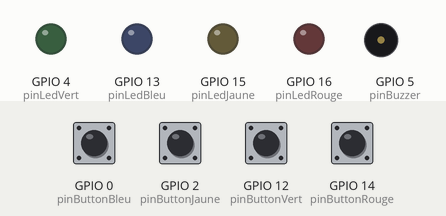
The sketch below on a simulated ESP8266 (NodeMCU). On the bench: output pins drawn as LEDs (lit = HIGH), buzzer (waves = sounding). Inputs (shaded band) come from the test bench; at power-on: GPIO 0 (pinButtonBleu), GPIO 2 (pinButtonJaune), GPIO 12 (pinButtonVert), GPIO 14 (pinButtonRouge) HIGH. WiFi joins after 1.5 s; servers stay silent unless stated; no MQTT or app messages arrive unless stated; what the sketch prints to the serial monitor is not drawn.

Above: at 2.7 s.
2.8 s: GPIO 0 (pinButtonBleu) pulled LOW for 0.15 s
At 3.6 s:
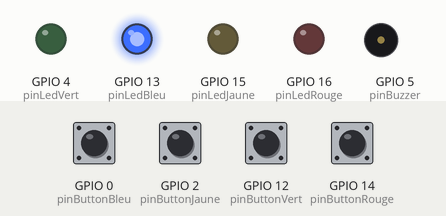
4.6 s: GPIO 2 (pinButtonJaune) pulled LOW for 1 s
At 5.4 s:
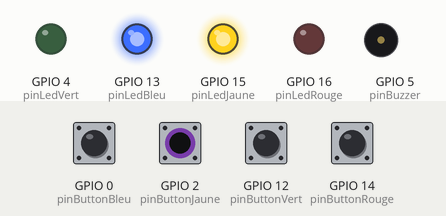
7.1 s: GPIO 12 (pinButtonVert) pulled LOW for 0.15 s
At 8.1 s:
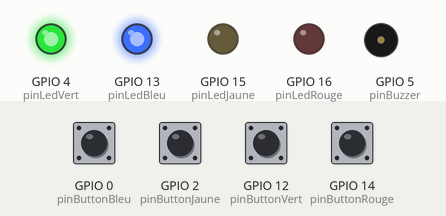
8.9 s: GPIO 14 (pinButtonRouge) pulled LOW for 0.15 s
At 10.4 s:
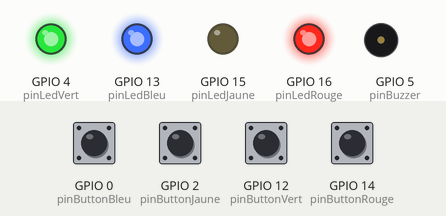
10.7 s: GPIO 2 (pinButtonJaune) pulled LOW for 0.15 s
At 12.0 s:
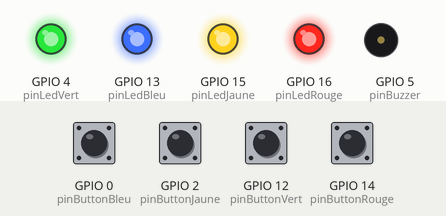
12.5 s: GPIO 0 (pinButtonBleu) pulled LOW for 1 s
At 14.5 s:
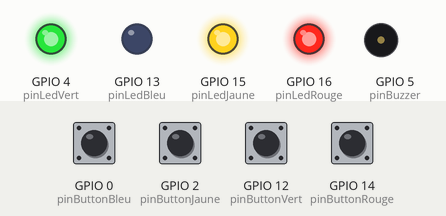
Timing chart, 0 to 16.0 s (numbered marks = the images above; inputs shaded):
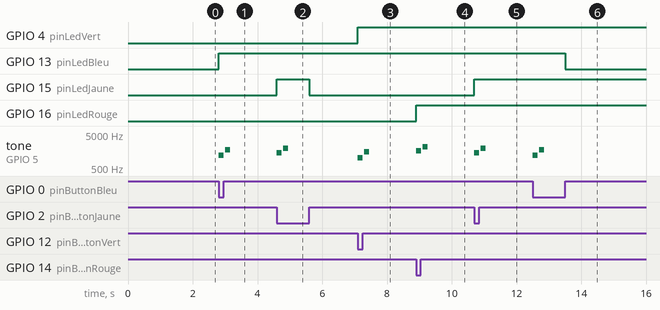

Measured:
- after the input at 2.8 s, GPIO 13 (pinLedBleu): LOW → HIGH at once; tone on GPIO 5 (pinBuzzer): silent → 1200 Hz at once, → silent 0.15 s later, → 1700 Hz 0.05 s later, → silent 0.15 s later
- after the input at 4.6 s, GPIO 15 (pinLedJaune): LOW → HIGH at once, → LOW 1.0 s later; tone on GPIO 5 (pinBuzzer): silent → 1400 Hz at once, → silent 0.15 s later, → 1900 Hz 0.05 s later, → silent 0.15 s later
- after the input at 7.1 s, GPIO 4 (pinLedVert): LOW → HIGH at once; tone on GPIO 5 (pinBuzzer): silent → 1000 Hz at once, → silent 0.15 s later, → 1500 Hz 0.05 s later, → silent 0.15 s later
- after the input at 8.9 s, GPIO 16 (pinLedRouge): LOW → HIGH at once; tone on GPIO 5 (pinBuzzer): silent → 1600 Hz at once, → silent 0.15 s later, → 2100 Hz 0.05 s later, → silent 0.15 s later
- after the input at 10.7 s, GPIO 15 (pinLedJaune): LOW → HIGH at once; tone on GPIO 5 (pinBuzzer): silent → 1400 Hz at once, → silent 0.15 s later, → 1900 Hz 0.05 s later, → silent 0.15 s later
- after the input at 12.5 s, GPIO 13 (pinLedBleu): HIGH → LOW after 1.0 s; tone on GPIO 5 (pinBuzzer): silent → 1200 Hz at once, → silent 0.15 s later, → 1700 Hz 0.05 s later, → silent 0.15 s later

The sketch:

simeonodemcu.ino
```cpp
#include <Button.h>
#include <ESP8266WiFi.h>
#include <PubSubClient.h>

// Déclaration des pins des boutons et LEDs
const int pinButtonVert = 12, pinButtonBleu = 0, pinButtonJaune = 2, pinButtonRouge = 14;
const int pinLedVert = 4, pinLedBleu = 13, pinLedJaune = 15, pinLedRouge = 16;
const int pinBuzzer = 5; // Buzzer

// Fréquences des notes pour chaque couleur
const int freqVert = 1000, freqBleu = 1200, freqJaune = 1400, freqRouge = 1600;

WiFiClient espClient;
PubSubClient client(espClient);

// Objets Button
Button buttonVert(pinButtonVert), buttonBleu(pinButtonBleu), buttonJaune(pinButtonJaune), buttonRouge(pinButtonRouge);

const char* ssid = "miguet_automation";
const char* password = "vincentbld196300";
const char* mqtt_server = "192.168.1.5";
const char* mqtt_user = "votre_utilisateur"; // Remplacez par votre utilisateur MQTT
const char* mqtt_password = "votre_mot_de_passe"; // Remplacez par votre mot de passe MQTT

unsigned long lastDebounceTimeVert = 0, lastDebounceTimeBleu = 0, lastDebounceTimeJaune = 0, lastDebounceTimeRouge = 0;
const unsigned long debounceDelay = 50;

void setup() {
  Serial.begin(115200);
  setup_wifi();
  client.setServer(mqtt_server, 1883);
  client.setCallback(mqttCallback);

  // Configuration des LEDs et des boutons
  pinMode(pinLedVert, OUTPUT);
  pinMode(pinLedBleu, OUTPUT);
  pinMode(pinLedJaune, OUTPUT);
  pinMode(pinLedRouge, OUTPUT);
  pinMode(pinBuzzer, OUTPUT);

  pinMode(pinButtonVert, INPUT_PULLUP);
  pinMode(pinButtonBleu, INPUT_PULLUP);
  pinMode(pinButtonJaune, INPUT_PULLUP);
  pinMode(pinButtonRouge, INPUT_PULLUP);

  noTone(pinBuzzer);  // Désactiver le buzzer au démarrage
}

void setup_wifi() {
  delay(10);
  Serial.println();
  Serial.print("Connexion à ");
  Serial.println(ssid);
  WiFi.begin(ssid, password);

  while (WiFi.status() != WL_CONNECTED) {
    delay(100);
    Serial.print(".");
  }

  Serial.println("WiFi connecté");
}

void reconnect() {
  while (!client.connected()) {
    Serial.print("Connexion au serveur MQTT...");
    if (client.connect("SimonGameClient", mqtt_user, mqtt_password)) {
      Serial.println("connecté");

      // Abonnement aux topics
      client.subscribe("home/simeo/led/#");
      client.subscribe("home/simeo/buzzer/command");

      Serial.println("Abonné aux topics MQTT");
    } else {
      Serial.print("échec, rc=");
      Serial.print(client.state());
      Serial.println(" nouvelle tentative dans 1 seconde");
      delay(1000);
    }
  }
}

void mqttCallback(char* topic, byte* payload, unsigned int length) {
  // Afficher le topic et le message reçu
  Serial.print("Message reçu sur le topic : ");
  Serial.println(topic);

  String topicStr = String(topic);
  String message;
  for (int i = 0; i < length; i++) {
    message += (char)payload[i];
  }

  // Afficher le message reçu
  Serial.print("Message reçu : ");
  Serial.println(message);

  // Contrôle des LEDs via MQTT
  if (topicStr.startsWith("home/simeo/led/")) {
    int startIndex = String("home/simeo/led/").length();
    String color = topicStr.substring(startIndex);
    String command = message;

    // Contrôler la LED par couleur
    if (command == "on") {
      Serial.println("Commande ON reçue pour la couleur : " + color);
      controlLedByColor(color, true);  // Allumer la LED
    } else if (command == "off") {
      Serial.println("Commande OFF reçue pour la couleur : " + color);
      controlLedByColor(color, false);  // Éteindre la LED
    }
  }

  // Contrôle du buzzer via MQTT
  if (topicStr == "home/simeo/buzzer/command") {
    controlBuzzer(message);  // Contrôle du buzzer
  }
}

void loop() {
  if (!client.connected()) {
    reconnect();
  }
  client.loop();

  // Lecture des boutons et gestion des LEDs associées
  unsigned long currentMillis = millis();

  handleButton(buttonVert, pinLedVert, "Vert", currentMillis, lastDebounceTimeVert, freqVert);
  handleButton(buttonBleu, pinLedBleu, "Bleu", currentMillis, lastDebounceTimeBleu, freqBleu);
  handleButton(buttonJaune, pinLedJaune, "Jaune", currentMillis, lastDebounceTimeJaune, freqJaune);
  handleButton(buttonRouge, pinLedRouge, "Rouge", currentMillis, lastDebounceTimeRouge, freqRouge);
}

// Fonction de gestion des boutons et LEDs
void handleButton(Button &button, int pinLed, const char *buttonName, unsigned long currentMillis, unsigned long &lastDebounceTime, int frequency) {
  if (button.pressed() && (currentMillis - lastDebounceTime > debounceDelay)) {
    lastDebounceTime = currentMillis;
    digitalWrite(pinLed, HIGH);

    // Publier l'état du bouton via MQTT
    String topic = "home/simeo/button/" + String(buttonName) + "/state";
    String payload = "{\"state\": \"on\", \"button\": \"" + String(buttonName) + "\", \"timestamp\": " + String(currentMillis) + "}";
    client.publish(topic.c_str(), payload.c_str());

    playMelody(frequency);  // Jouer la note associée
  }

  if (button.released() && (currentMillis - lastDebounceTime > debounceDelay)) {
    lastDebounceTime = currentMillis;
    digitalWrite(pinLed, LOW);

    // Publier l'état du bouton via MQTT
    String topic = "home/simeo/button/" + String(buttonName) + "/state";
    String payload = "{\"state\": \"off\", \"button\": \"" + String(buttonName) + "\", \"timestamp\": " + String(currentMillis) + "}";
    client.publish(topic.c_str(), payload.c_str());

    noTone(pinBuzzer);  // Arrêter la mélodie
  }
}

// Fonction pour contrôler les LEDs via MQTT
void controlLedByColor(String color, bool state) {
  int pinLed = -1;
  int frequency = 0;

  if (color == "Vert") {
    pinLed = pinLedVert;
    frequency = freqVert;
  } else if (color == "Bleu") {
    pinLed = pinLedBleu;
    frequency = freqBleu;
  } else if (color == "Jaune") {
    pinLed = pinLedJaune;
    frequency = freqJaune;
  } else if (color == "Rouge") {
    pinLed = pinLedRouge;
    frequency = freqRouge;
  }

  // Contrôler la LED correspondante
  if (pinLed != -1) {
    if (state) {  // Allumer la LED
      digitalWrite(pinLed, HIGH);
      Serial.println("LED " + color + " allumée.");
      playMelody(frequency);  // Jouer une mélodie
    } else {  // Éteindre la LED
      digitalWrite(pinLed, LOW);
      Serial.println("LED " + color + " éteinte.");
    }
  } else {
    Serial.println("Erreur : Couleur non reconnue.");
  }
}

// Contrôle du buzzer via MQTT
void controlBuzzer(String command) {
  if (command == "on") {
    tone(pinBuzzer, 1000);  // Jouer une note
  } else if (command == "off") {
    noTone(pinBuzzer);  // Arrêter la note
  }
}

// Fonction pour jouer une mélodie sur le buzzer
void playMelody(int frequency) {
  tone(pinBuzzer, frequency, 150);  // Jouer une note
  delay(150);
  noTone(pinBuzzer);
  delay(50);
  tone(pinBuzzer, frequency + 500, 150);  // Jouer une seconde note
  delay(150);
  noTone(pinBuzzer);
}
```
